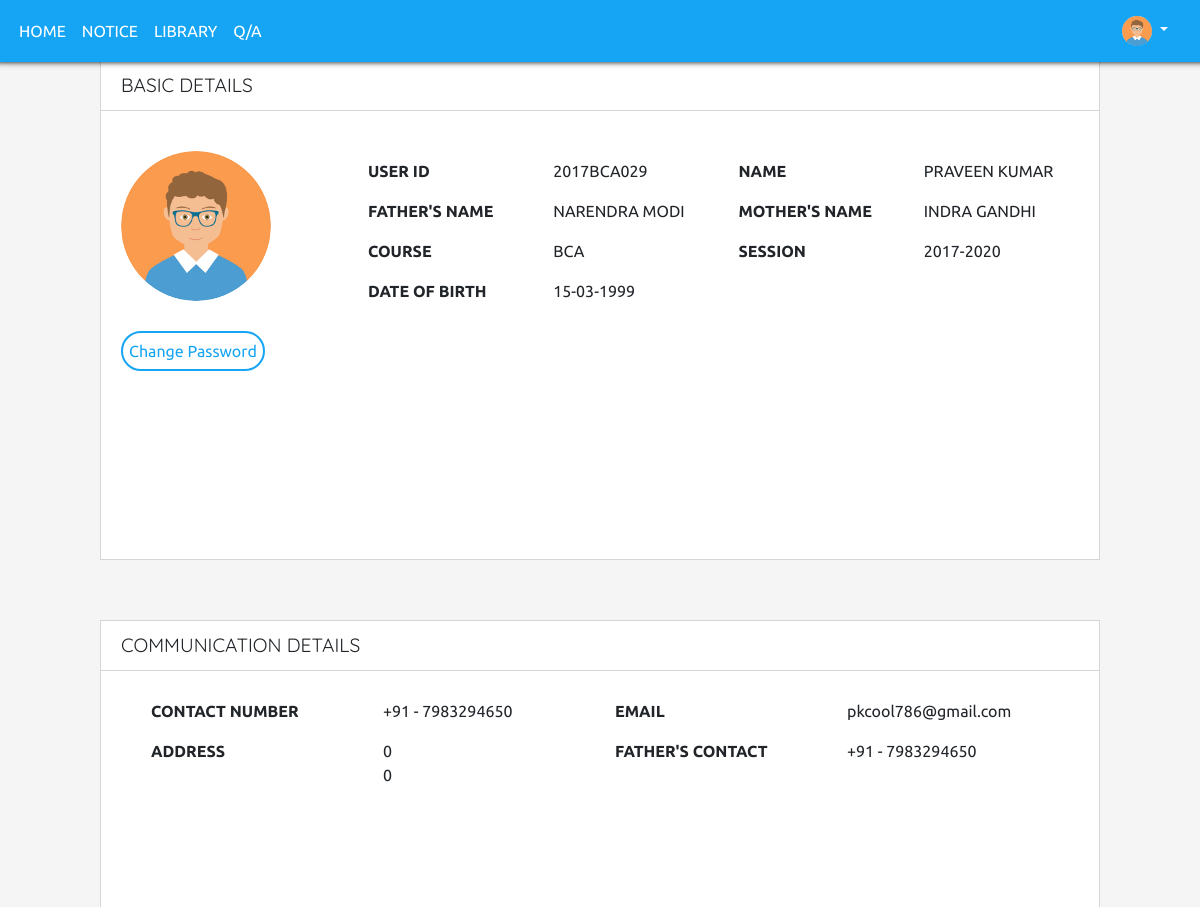
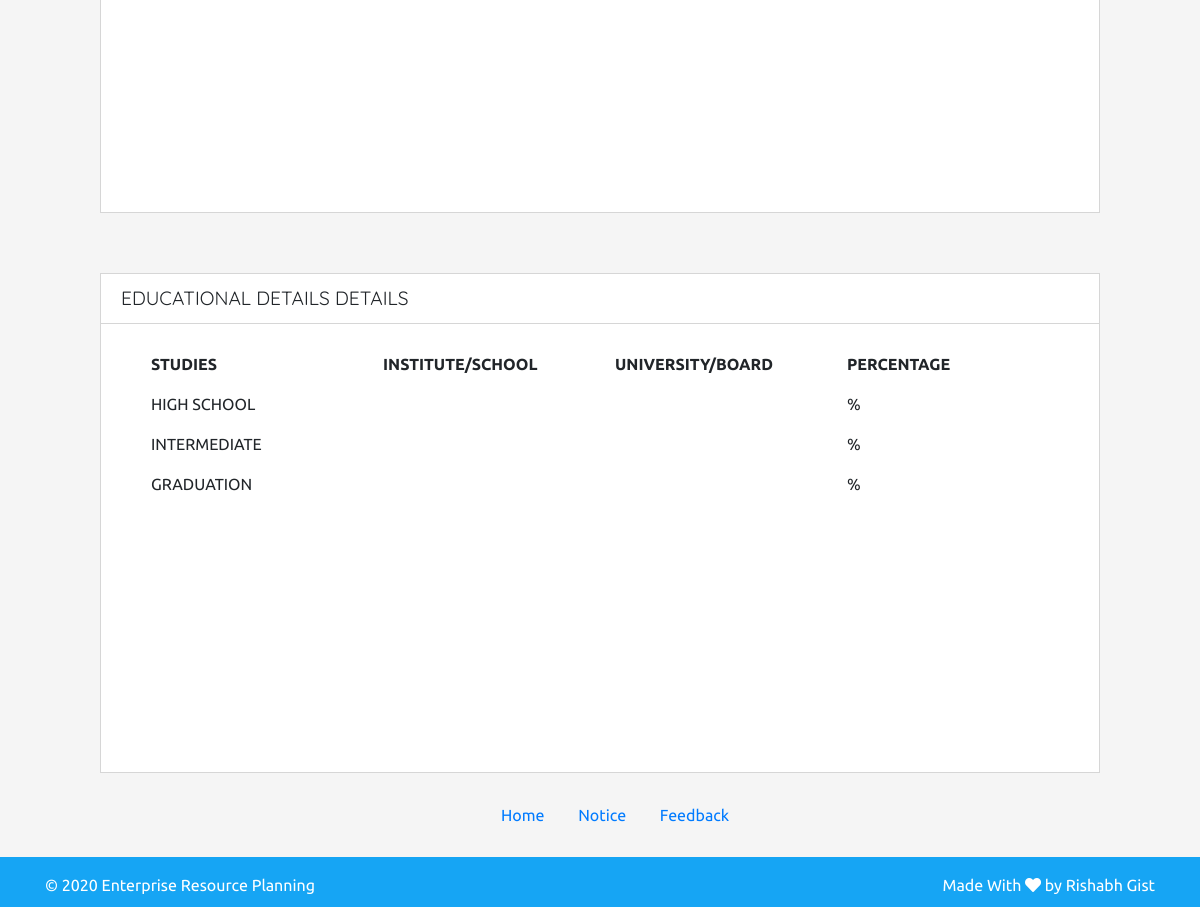
The app's page /profile.php (signed in) with its own data (2 pictures, top to bottom).
### tables this page shows
CREATE TABLE IF NOT EXISTS `userdata` (
  `id` int(100) NOT NULL AUTO_INCREMENT,
  `loginId` varchar(100) NOT NULL,
  `course` varchar(100) NOT NULL,
  `fname` varchar(200) NOT NULL,
  `lname` varchar(100) NOT NULL,
  `father` varchar(100) NOT NULL,
  `mother` varchar(100) NOT NULL,
  `email` varchar(100) NOT NULL,
  `mobile` varchar(255) NOT NULL,
  `dob` varchar(50) NOT NULL,
  `session_from` varchar(100) NOT NULL,
  `session_to` varchar(100) NOT NULL,
  `address1` varchar(100) NOT NULL,
  `address2` varchar(100) NOT NULL,
  PRIMARY KEY (`id`),
  UNIQUE KEY `loginId` (`loginId`)
);

### profile.php (the view, shortened to what this page needs)
<?php
include 'includes/header.php';
include 'includes/nav.php';
$user = $_SESSION['username'];
$role = $_SESSION['role'];
if ($_SESSION['username']) {
                $query = "SELECT * FROM userdata WHERE loginId='$user'";
                $result = mysqli_query($con,$query);
                $user_detail = mysqli_fetch_assoc($result);
                $userid = $user_detail['loginId'];
                $fname = $user_detail['fname'];
                $lname = $user_detail['lname'];
                $father = $user_detail['father'];
                $mother = $user_detail['mother'];
                $course = $user_detail['course'];
                $dob = $user_detail['dob'];
                $email = $user_detail['email'];
                $mobile = $user_detail['mobile'];
                if ($role == "student") {
                	$sessionf= $user_detail['session_from'];
                	$sessiont= $user_detail['session_to'];
                }
                $address1 = $user_detail['address1'];
                $address2 = $user_detail['address2'];
                $query2 = "SELECT * FROM education WHERE loginId='$user'";
                $result2 = mysqli_query($con,$query2);
                $edu_detail = mysqli_fetch_assoc($result2);
                $highschool_school = $edu_detail['highschool_school'];
				$highschool_board = $edu_detail['highschool_board'];
				$highschool_percent = $edu_detail['highschool_percent'];
				$inter_board = $edu_detail['inter_board'];
				$inter_school = $edu_detail['inter_school'];
				$inter_percent = $edu_detail['inter_percent'];
				$grad_school = $edu_detail['grad_school'];
				$grad_board = $edu_detail['grad_board'];
				$grad_percent = $edu_detail['grad_percent'];
        }else{
            header('Location:error');
            $_SESSION['profile_error'] = "Profile not found";
        }
?>
<div class="basic-details">
	<div class="profile-div">
	        <span class="profile-heading">Basic Details</span>
	</div>
	<div class="profile-detail">
		<div class="row">
		<div class="col-md-3">
		<img src="img/profile.png" class="profile-pic">
	    </div>
	    	<div class="col-md-9">
	    		<div class="row">
	    			<div class="col-sm-3 title">User Id</div>
	    			<div class="col-sm-3 data"><?php echo $userid ?></div>
	    			<div class="col-sm-3 title">Name</div>
	    			<div class="col-sm-3 data"><?php echo $fname.' '.$lname ?></div>
	    		</div>
	    		<div class="row">
	    			<div class="col-md-3 title">Father's Name</div>
	    			<div class="col-md-3 data"><?php echo $father ?></div>
	    			<div class="col-md-3 title">Mother's Name</div>
	    			<div class="col-md-3 data"><?php echo $mother ?></div>
	    		</div>
	    		<div class="row">
	    			<div class="col-md-3 title">Course</div>
	    			<div class="col-md-3 data"><?php echo $course ?></div>
	    			<?php
	    			if ($role == "student") {
	    			?>
	    				<div class="col-md-3 title">Session</div>
	    				<div class="col-md-3 data"><?php echo $sessionf.'-'.$sessiont?></div>
	    			<?php
	    			}
	    			 ?>
	    		</div>
	    		<div class="row">
	    			<div class="col-md-3 title">Date of Birth</div>
	    			<div class="col-md-3 data"><?php echo $dob ?></div>
	    		</div>
	    	</div>
	    </div>
	</div>
	<div>
		<button class="btn-profile btn-change">Change Password</button>
	</div>
 </div>
 <div class="basic-details">
	<div class="profile-div">
        <span class="">Communication Details</span>
	</div>
    <div class="container-com">
    	<div class="row">
    		<div class="col-md-3 title">Contact Number </div>
    		<div class="col-md-3 data">+91 - <?php echo $mobile ?> </div>
    		<div class="col-md-3 title">Email</div>
    		<div class="col-md-3 data email"><?php echo $email ?></div>
    	</div>
    	<div class="row">
    		<div class="col-md-3 title">Address</div>
    		<div class="col-md-3 data"><?php echo $address1 ?> <br> <?php echo $address2 ?> </div>
    		<div class="col-md-3 title">Father's Contact</div>
    		<div class="col-md-3 data">+91 - <?php echo $mobile ?></div>
    	</div>
    </div>
 </div>
<div class="basic-details">
	<div class="profile-div">
        <span>Educational Details Details</span>
	</div>
	<div class="container-edu">
		<div class="row">
			<div class="col-md-3 title">Studies</div>
			<div class="col-md-3 title">Institute/School</div>
			<div class="col-md-3 title">University/Board</div>
			<div class="col-md-3 title">Percentage</div>
		</div>
		<div class="row">
			<div class="col-md-3 data">High School</div>
			<div class="col-md-3 data"><?php echo $highschool_school ?></div>
			<div class="col-md-3 data"><?php echo $highschool_board ?></div>
			<div class="col-md-3 data"><?php echo $highschool_percent ?> %</div>
		</div>
		<div class="row">
			<div class="col-md-3 data">Intermediate</div>
			<div class="col-md-3 data"><?php echo $inter_school ?></div>
			<div class="col-md-3 data"><?php echo $inter_board ?></div>
			<div class="col-md-3 data"><?php echo $inter_percent ?> %</div>
		</div>
		<div class="row">
			<div class="col-md-3 data">Graduation</div>
			<div class="col-md-3 data"><?php echo $grad_school ?></div>
			<div class="col-md-3 data"><?php echo $grad_board ?></div>
			<div class="col-md-3 data"><?php echo $grad_percent ?> %</div>
		</div>
	</div>
 </div>
<?php include 'includes/footer.php'; ?>

### css/style.css (style rules this page uses)
html { margin: 0; height: 100%; }
body { position: relative; min-height: 100%; min-height: 100vh; }
.bg { background-color: #f5f5f5; font-family: 'Ubuntu', sans-serif; }
.btn-profile { width:120px; height: 40px; border-radius: 30px; border:2px solid #16a5f4; background:none; color: #16a5f4; }
.basic-details { margin:8%; }
.basic-details { background-color: #fff; border: 1px solid #d6d6d6; height: 500px ; width: 1000px; margin:auto; margin-top: 5% }
.profile-div { background-color: #fff; width: 100%; padding: 10px 20px; border-bottom: 1px solid #d6d6d6; font-size: 1.2rem; font-family:'Quicksand', sans-serif; text-transform: uppercase; }
.profile-pic { border-radius: 50%; width: 150px; }
.profile-detail { background-color: #fff; width: 100%; padding: 10px 20px; text-transform: uppercase; margin-top: 30px; }
.title { margin: 8px 0; font-weight: bold; }
.data { margin: 8px 0; }
.btn-change { width: auto; margin: 10px 20px; }
.container-com { padding: 20px 50px; text-transform: uppercase; }
.data.email { margin: 8px 0; text-transform: lowercase; }
.container-edu { padding: 20px 50px; text-transform: uppercase; }

### records on screen
userdata: loginId "2017BCA029", fname "PRAVEEN", lname "KUMAR", father "NARENDRA MODI", mother "INDRA GANDHI", course "BCA", session_from "2017", session_to "2020", dob "15-03-1999", mobile "7983294650", email "pkcool786@gmail.com", address1 "0", address2 "0"
